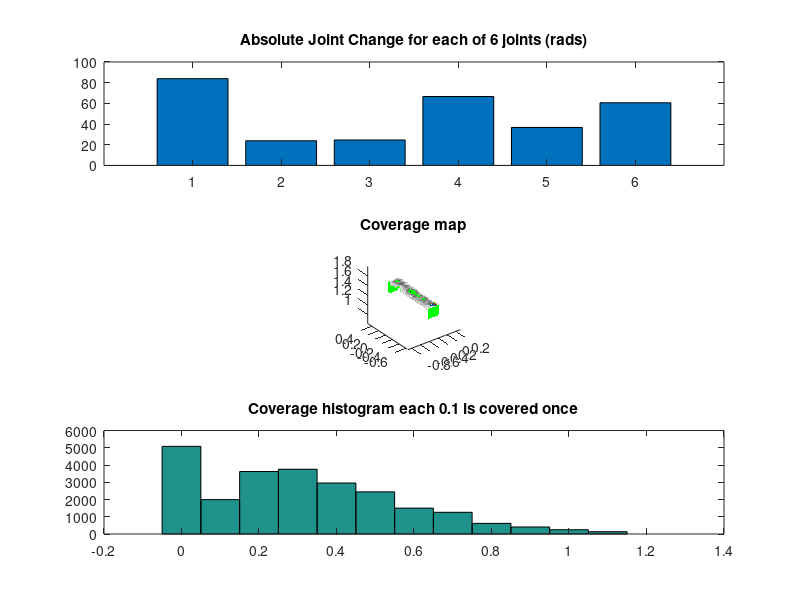

Source code (MATLAB):
%% coverage
%
% *Description:* This determines the path and coverage for each

function coverage()

close all

%% Variables
%first time you need to load the mesh
load meshNplanes
% plot_planes(plane,0.04);
global r

%define mew
mew=0.04;

Q=[0,0,0,0,0,0];

quickver=false;

findjointconfig=false;

numofitts=10;

%% Get all joint configs
if findjointconfig
    display('Getting joint configurations for all planes');
    tic; warning off;
    for i=1:size(plane,2)
        if i==1; 
            previous_q=Q; 
        else
            if j_sol(i-1).solutionvalid && ~isempty(find(isnan(previous_q),1)); 
                previous_q=j_sol(i-1).qt; 
            else previous_q=Q; 
            end
        end

        try [j_sol(i).qt,j_sol(i).solutionvalid,j_sol(i).dist_val,j_sol(i).targetdist,j_sol(i).used_sol] = ...
            blasting_posesel(r, plane(i).home_point, plane(i).equ, previous_q, quickver);        

            if ~isempty(find(isnan(j_sol(i).qt),1))
                j_sol(i).solutionvalid=0;
            end
    %         j_sol(i)
        catch
            j_sol(i).solutionvalid=0;
        end
    end
    save('j_sol.mat','j_sol');
    toc; warning on;
else %load it from file
    load j_sol.mat
end

allsols=[];for i=1:size(j_sol,2);allsols=[allsols;j_sol(i).solutionvalid];end
allsols_equal_1=find(allsols==1);


%% Go through number of itterations
for currentit=1:numofitts
    jointdiffweight=0;
    coverageweight=0;
    
%% Setting up converage: The mesh points      
    figure(1)    
    cla('reset');
    P0=points;
    subplot(3,1,2)
    plot3(P0(:,1),P0(:,2),P0(:,3),'g.');hold on;axis equal
    P0cover=zeros(size(P0,1),1);
    
%% Generate a random list
    listofplanes=1:size(allsols_equal_1,1);
    randvals=rand(1,size(allsols_equal_1,1));
    [notused,order]=sort(randvals);
    rand_listofplanes=allsols_equal_1(listofplanes(order));

%% Go through each of the list
    previous_q=j_sol(rand_listofplanes(1)).qt;
    
    for i=rand_listofplanes(2:end)'
        jointdiffweight=jointdiffweight+abs(j_sol(i).qt-previous_q);

        %start blast point
        P1=plane(i-1).home_point;

        %End blast point
        P2=plane(i).home_point;

        %distance between P1 and P2
        D12=sqrt((P1(1)-P2(1))^2+(P1(2)-P2(2))^2+(P1(3)-P2(3))^2);
        
        % Arbitary test to see if close enough between planes
    %     if D12<4*mew
            try delete(h1);end
            try delete(h2);end
            h1=plot3(P1(1),P1(2),P1(3),'r*');
            h2=plot3(P2(1),P2(2),P2(3),'b*');
    %     else
            %     display('not close enough');
    %         continue;
    %     end



        %get distance from P1 and P2 to all mesh points
        D02=sqrt((P0(:,1)-P2(1)).^2+(P0(:,2)-P2(2)).^2+(P0(:,3)-P2(3)).^2);
        D10=sqrt((P1(1)-P0(:,1)).^2+(P1(2)-P0(:,2)).^2+(P1(3)-P0(:,3)).^2);

        %fill out mat so same size for cross product
        P2minusP1mat=[ones(size(P0,1),1)*P2(1)-P1(1),...
                      ones(size(P0,1),1)*P2(2)-P1(2),...
                      ones(size(P0,1),1)*P2(3)-P1(3)];

        %get perp distances to surface
        % see this page %
        % http://mathworld.wolfram.com/Point-LineDistance3-Dimensional.html
        Dh=sqrt(...
                sum(...
                    cross(...
                           P2minusP1mat,...
                           [P1(1)-P0(:,1),P1(2)-P0(:,2),P1(3)-P0(:,3)]...
                           )...
                    .^2 ...
                    ,2)...
                )...
             /...
             sqrt(...
                  sum(...
                      (P2-P1).^2 ...
                      )...
                  );
        %Find points on mesh covered
        %%% mew from line AND 
        %%% where the sum of distance from each home point to the mesh points is less than then the distance between home points + mew
        newlycovered=find(Dh<mew &  D02+D10<D12+mew);
        P0cover(newlycovered)=P0cover(newlycovered)+0.1;
        %make sure it can't have a value greater than 1
%         P0cover(find(P0cover>1))=1;
    
        % update the previous q
        previous_q=j_sol(i).qt;
    end
    
    %display results
    display(['Current Itteration = ',num2str(currentit)]);
    display(['Joint diff weight in rads= ',num2str(jointdiffweight)]);
    figure (1)
    subplot(3,1,1);    
    bar(jointdiffweight)
    title('Absolute Joint Change for each of 6 joints (rads)')
    
    subplot(3,1,2);
    title('Coverage map')
    for j=0.1:0.1:1
        try delete(plothandle(j/0.1)); end
        if j<1
            covered=find(P0cover==j);
        else %when j==1
            covered=find(P0cover>=j);
        end
        if ~isempty(covered)
            plothandle(int32(j/0.1))=plot3(P0(covered,1),P0(covered,2),P0(covered,3),'color',[1-j,1-j,1-j],'marker','.','linestyle','none');
            drawnow
        end
    end
    subplot(3,1,3);    
    hist(P0cover,0:0.1:max(P0cover))
    title('Coverage histogram each 0.1 is covered once');
    uiwait(msgbox('Press to continue'));
end